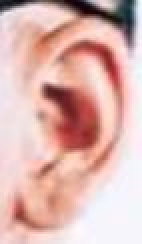
#> input picture Data/Eardata/Images/001.ALI_HD/001 (137).jpg, 71 x 122 px (shown 2 times larger); its folder holds only this picture in this run
$ jupyter execute --allow-errors ear.ipynb
#> lines starting #> are read from the running program, lines starting #| are printed output that depends on the picture
[cell 1]
import os
from PIL import Image
import matplotlib.pyplot as plt
import matplotlib.image as mpimg

[cell 2]
rootdir = 'Eardata/Images'
folders = []
for file in os.listdir(rootdir):
    print(file)
    folders.append(file)

[cell 3]
folders

[cell 4]
x=[]
y=[]
dict_Img=[]
preprocessImg = []
ratio = []
count = 0
folder_id=0
img_with_morewidth = 0
for dire in folders:
    path = rootdir + '/'+dire
    for image in os.listdir(path):
        cnt_img = 0
        image_path = path + '/' + image
        img = Image.open(image_path)
#> img is the input picture: PIL image 71x122 RGB; mean R, G, B 220.7, 180.4, 174.9
        width,height = img.size
#> width = 71; height = 122
        x.append(width)
        y.append(height)
        r = height/width
#> r = 1.72
        ratio.append(r)
        if(r<1):
            count = count+1
        if(height < width):
            cnt_img=cnt_img+1
            img_with_morewidth = img_with_morewidth+1;
            img_path = path+'/'+image
            preprocessImg.append(img_path)

[cell 5]
ratio

[cell 6]
img_with_morewidth

[cell 7]
count

[cell 8]
preprocessImg

[cell 9]
ht = dict()
#> ht = 0 items
for i in range(len(x)):
    if x[i] in ht.keys():
        ht[x[i]] += 1
    else:
        ht[x[i]] = 1

for u in ht:
    print(u, " ", ht[u])

[cell 10]
wt = dict()
for i in range(len(y)):
    if y[i] in wt.keys():
        wt[y[i]] += 1
    else:
        wt[y[i]] = 1

for t in wt:
    print(t, " ", wt[t])

[cell 11]
for t in wt:
    print(wt[t])

[cell 12]
for t in wt:
    print(t)

[cell 13]
plt.bar(*zip(*ht.items()))
plt.title('Height of Images')
plt.xlabel('Height(in pixels)')
plt.ylabel('No. of Images')
plt.show()
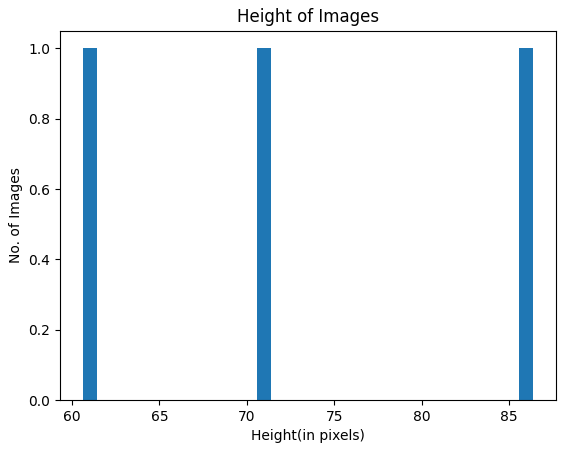
#> figure drawn by matplotlib, 1 panel

[cell 14]
ans = 0;
for u in ht:
    print(ht[u])

[cell 15]
for u in ht:
    print(u);

[cell 16]
plt.bar(*zip(*wt.items()))
plt.title('width of Images')
plt.xlabel('Width(in pixels)')
plt.ylabel('No. of Images')
plt.show()
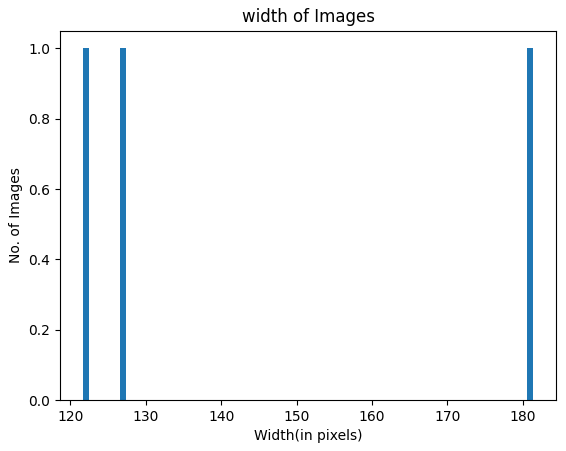
#> figure drawn by matplotlib, 1 panel

[cell 17]
max(x)

[cell 18]
## no.of Images corresponding to maximum height
maxht = max(ht, key=ht.get)
print(maxht)

[cell 19]
max(y)

[cell 20]
## no.of Images corresponding to maximum width
maxwt = max(wt, key=wt.get)
print(maxwt)

[cell 21]
min(x)

[cell 22]
## no.of Images corresponding to minimum height
minht = min(ht, key=ht.get)
print(minht)

[cell 23]
min(y)

[cell 24]
## no.of Images corresponding to minimum width
minwt = min(wt, key=wt.get)
print(minwt)

[cell 25]
range_ht = max(x)-min(x)
print(range_ht)

[cell 26]
range_wt = max(y)-min(y)
print(range_wt)

[cell 27]
import cv2
dict_folder= dict()
folders = []
folder_id=0

for file in os.listdir(rootdir):
    count=0
    print(file)
    folders.append(file)
    folder_id=folder_id+1
    img = cv2.imread(os.path.join(rootdir, file))
    if img is not None:
        count=count+1
    dict_folder[folder_id]=count

[cell 28]
dict_folder

[cell 29]
import statistics
ht_mean = statistics.mean(x)
print(ht_mean)

[cell 30]
wt_mean = statistics.mean(y)
print(wt_mean)

[cell 31]
ht_median = statistics.median(x)
print(ht_median)

[cell 32]
wt_median = statistics.median(y)
print(wt_median)

[cell 33]
labels, data = [*zip(*wt.items())]  # 'transpose' items to parallel key, value lists

# or backwards compatable
labels, data = wt.keys(), wt.values()

plt.scatter(labels,data,s=10,alpha=0.7)
plt.show()
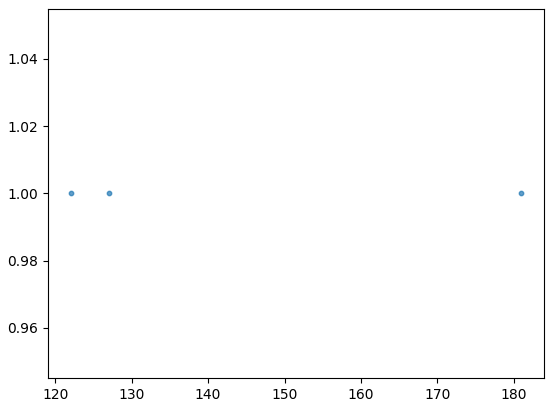
#> figure drawn by matplotlib, 1 panel

[cell 34]
labels_h, data_h = [*zip(*ht.items())]  # 'transpose' items to parallel key, value lists

# or backwards compatable
labels_h, data_h= ht.keys(), ht.values()

plt.scatter(labels_h,data_h,s=10,alpha=0.7)
plt.show()

[cell 35]
#correlation between height and width
from scipy.stats.stats import pearsonr
pearsonr(x,y)

[cell 36]
import numpy as np
import cv2
import math
from scipy import ndimage

img_before = cv2.imread('Eardataset/Images/001.ALI_HD/001 (1).jpg')

cv2.imshow("Before", img_before)
key = cv2.waitKey(0)
#> (key Esc is pressed here)
